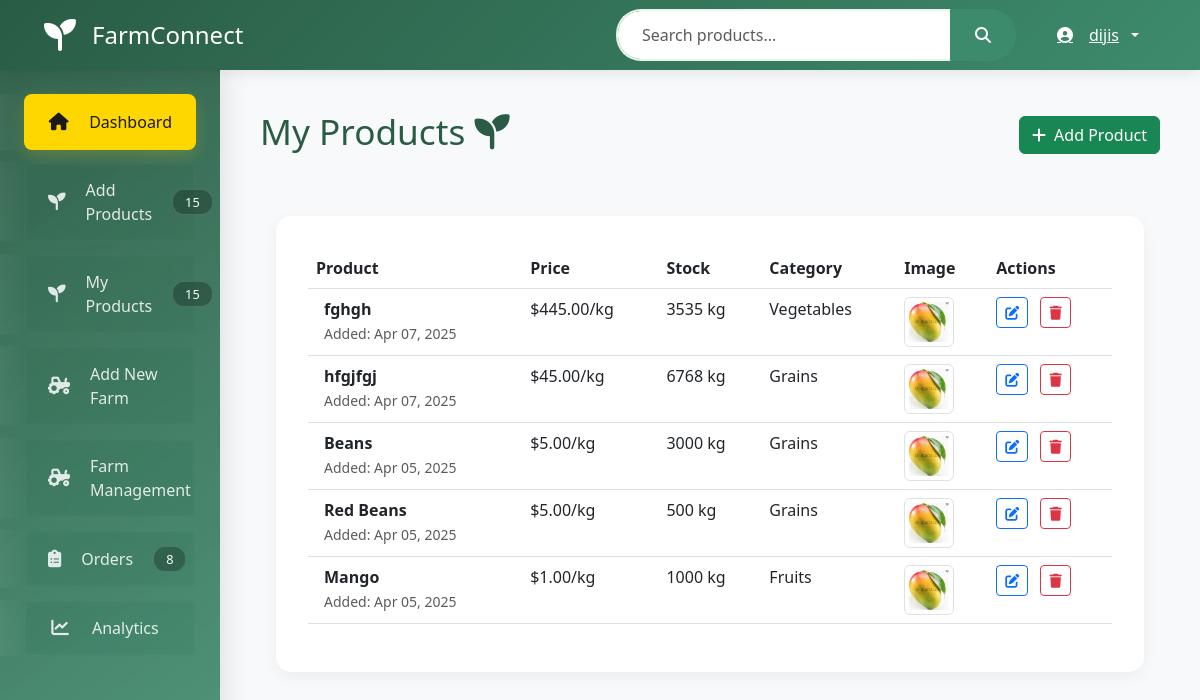
The page /dashboard/my-products/ (signed in) on the database as committed earlier.
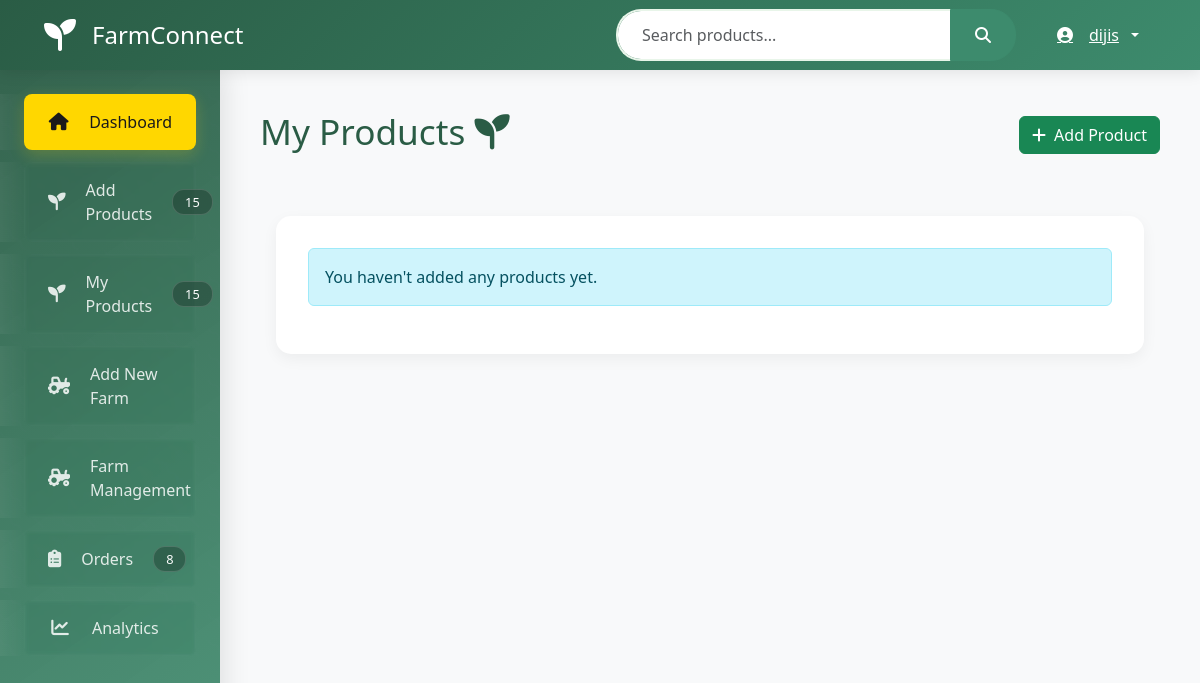
The same page on the database as committed later.
### core/models.py (models this page shows, shortened)
class CustomUser(AbstractUser):
    ROLE_CHOICES = (
        ('farmer', 'Farmer'),
        ('buyer', 'Buyer'),
    )
    role = models.CharField(max_length=10, choices=ROLE_CHOICES)

class Product(models.Model):
    CATEGORY_CHOICES = [
        ('Grains', 'Grains'),
        ('Vegetables', 'Vegetables'),
        ('Fruits', 'Fruits'),
        ('Dairy', 'Dairy'),
    ]
    farmer = models.ForeignKey(settings.AUTH_USER_MODEL, on_delete=models.CASCADE)
    name = models.CharField(max_length=100)
    category = models.CharField(max_length=20, choices=CATEGORY_CHOICES)
    price_per_kg = models.DecimalField(max_digits=8, decimal_places=2)
    description = models.TextField()
    stock_quantity = models.PositiveIntegerField()
    harvest_date = models.DateField()
    location = models.CharField(max_length=200, verbose_name="Farm Location", null=True)  # Add null
    is_organic = models.BooleanField(default=False)
    image = models.ImageField(upload_to='product_images/', null=True, blank=True)
    created_at = models.DateTimeField(auto_now_add=True)

### core/views.py (the view)
# urls.py: path('dashboard/my-products/', views.my_products, name='my_products'),
@login_required
def my_products(request):
    products = Product.objects.filter(farmer=request.user).order_by('-created_at')
    return render(request, 'core/my_products.html', {'products': products})

### core/templates/core/my_products.html
{% extends 'core/dashboard_base.html' %} {% block content %}
<div class="dashboard-header d-flex justify-content-between align-items-center">
  <h1>My Products <i class="fas fa-seedling"></i></h1>
  <a href="{% url 'add_product' %}" class="btn btn-success">
    <i class="fas fa-plus me-2"></i>Add Product
  </a>
</div>
<div class="dashboard-grid mt-4">
  <div class="dashboard-card">
    {% if products %}
    <div class="table-responsive">
      <table class="table table-hover">
        <thead>
          <tr>
            <th>Product</th>
            <th>Price</th>
            <th>Stock</th>
            <th>Category</th>
            <th>Image</th>
            <th>Actions</th>
          </tr>
        </thead>
        <tbody>
          {% for product in products %}
          <tr class="hover-effect">
            <td>
              <div class="d-flex align-items-center">
                <div class="ms-2">
                  <strong>{{ product.name }}</strong><br />
                  <small class="text-muted"
                    >Added: {{ product.created_at|date:"M d, Y" }}</small
                  >
                </div>
              </div>
            </td>
            <td>${{ product.price_per_kg }}/kg</td>
            <td>{{ product.stock_quantity }} kg</td>
            <td>{{ product.category }}</td>
            <td>
              {% if product.image %}
              <img
                src="{{ product.image.url }}"
                alt="{{ product.name }}"
                class="img-thumbnail"
                style="height: 50px; width: 50px; object-fit: cover"
              />
              {% else %}
              <span class="text-muted">No image</span>
              {% endif %}
            </td>
            <td>
              <a
                href="{% url 'update_product' product.id %}"
                class="btn btn-sm btn-outline-primary"
              >
                <i class="fas fa-edit"></i>
              </a>
              <a
                href="{% url 'delete_product' product.id %}"
                class="btn btn-sm btn-outline-danger ms-2"
                onclick="return confirm('Are you sure you want to delete this product?');"
              >
                <i class="fas fa-trash"></i>
              </a>
            </td>
          </tr>
          {% endfor %}
        </tbody>
      </table>
    </div>
    {% else %}
    <div class="alert alert-info">You haven't added any products yet.</div>
    {% endif %}
  </div>
</div>
{% endblock %}

### core/templates/core/dashboard_base.html (shortened to what this page needs)
<!DOCTYPE html>
<html lang="en">
  <head>
    <link
      href="https://cdn.jsdelivr.net/npm/bootstrap@5.3.0/dist/css/bootstrap.min.css"
      rel="stylesheet"
    />
    <link
      rel="stylesheet"
      href="https://cdnjs.cloudflare.com/ajax/libs/font-awesome/6.4.0/css/all.min.css"
    />
    {% load static %}
    <link rel="stylesheet" href="{% static 'core/css/dashboard.css' %}" />
  </head>
  <body class="dashboard-body">
    <nav class="dashboard-nav navbar navbar-expand-lg fixed-top">
      <div class="container-fluid">
        <div class="nav-brand">
          <i class="fas fa-seedling"></i>
          <span>FarmConnect</span>
        </div>
        <div class="nav-controls d-flex align-items-center gap-4">
          <form class="d-flex search-form" role="search">
            <div class="input-group">
              <input
                type="search"
                class="form-control search-input"
                placeholder="Search products..."
                aria-label="Search"
              />
              <button class="btn btn-success search-btn" type="submit">
                <i class="fas fa-search"></i>
              </button>
            </div>
          </form>
          <div class="dropdown">
            <button
              class="btn btn-link dropdown-toggle profile-btn"
              type="button"
              id="profileDropdown"
              data-bs-toggle="dropdown"
              aria-expanded="false"
            >
              <i class="fas fa-user-circle me-2"></i>
              <span>{{ user.username }}</span>
            </button>
          </div>
        </div>
      </div>
    </nav>
    <div class="dashboard-container">
      <aside class="dashboard-sidebar">
        <nav class="sidebar-nav">
          <ul class="nav-list">
            <li class="nav-item active">
              <a href="{% url 'dashboard' %}">
                <i class="fas fa-home"></i>
                <span>Dashboard</span>
              </a>
            </li>
            {% if user.role == 'farmer' %}
            <li class="nav-item">
              <a href="{% url 'add_product' %}">
                <i class="fas fa-seedling"></i>
                <span>Add Products</span>
                <span class="badge">15</span>
              </a>
            </li>
            <li class="nav-item">
              <a href="{% url 'my_products' %}">
                <i class="fas fa-seedling"></i>
                <span>My Products</span>
                <span class="badge">15</span>
              </a>
            </li>
            <li class="nav-item">
              <a href="{% url 'add_farm' %}">
                <i class="fas fa-tractor"></i>
                <span>Add New Farm</span>
              </a>
            </li>
            <li class="nav-item">
              <a href="{% url 'farm_management' %}">
                <i class="fas fa-tractor"></i>
                <span>Farm Management</span>
              </a>
            </li>
            <li class="nav-item">
              <a href="{% url 'orders' %}">
                <i class="fas fa-clipboard-list"></i>
                <span>Orders</span>
                <span class="badge">8</span>
              </a>
            </li>
            <li class="nav-item">
              <a href="#">
                <i class="fas fa-chart-line"></i>
                <span>Analytics</span>
              </a>
            </li>
            {% endif %}
          </ul>
        </nav>
      </aside>
      <main class="dashboard-main">{% block content %}{% endblock %}</main>
    </div>
  </body>
</html>

### core/static/core/css/dashboard.css (style rules this page uses)
:root { --primary-green: #2a5c45; --secondary-green: #3d8b6d; --accent-mint: #e8f5e9; --dark-black: #1a1a1a; --gold-wheat: #ffd700; --transition: all 0.3s cubic-bezier(0.4, 0, 0.2, 1); }
.dashboard-body { background: #f8f9fa; padding-top: 70px; }
.dashboard-nav { background: linear-gradient( 135deg, var(--primary-green), var(--secondary-green) ); padding: 1rem 2rem; box-shadow: 0 2px 15px rgba(0, 0, 0, 0.1); height: 70px; position: fixed; width: 100%; top: 0; z-index: 1000; }
.nav-brand { display: flex; align-items: center; gap: 1rem; color: white; font-size: 1.5rem; }
.nav-brand i { font-size: 2rem; }
.dashboard-sidebar { width: 280px; background: linear-gradient(145deg, rgba(42, 92, 69, 0.95) 0%, rgba(61, 139, 109, 0.9) 100%); height: calc(100vh - 70px); position: fixed; left: 0; top: 70px; box-shadow: 5px 0 25px rgba(0, 0, 0, 0.1); z-index: 999; overflow-y: auto; backdrop-filter: blur(5px); padding: 1.5rem 0; }
.sidebar-nav { padding: 0 1.5rem; position: relative; }
.sidebar-nav::before { content: ''; position: absolute; top: 0; left: 0; right: 0; bottom: 0; opacity: 0.15; z-index: -1; }
.nav-list { list-style: none; padding: 0; margin: 0; }
.nav-item { margin-bottom: 0.75rem; position: relative; }
.nav-item a { display: flex; align-items: center; gap: 1.25rem; padding: 1rem 1.5rem; color: rgba(255, 255, 255, 0.85); text-decoration: none; border-radius: 8px; transition: var(--transition); backdrop-filter: blur(2px); background: rgba(255, 255, 255, 0.05); }
.nav-item a::before { content: ''; position: absolute; left: -100%; top: 0; width: 100%; height: 100%; background: linear-gradient(90deg, transparent, rgba(255, 255, 255, 0.15), transparent); transition: var(--transition); }
.nav-item.active a { background: var(--gold-wheat); color: var(--dark-black) !important; box-shadow: 0 5px 15px rgba(255, 215, 0, 0.2); }
.nav-item i { width: 24px; text-align: center; font-size: 1.1rem; }
.badge { background: rgba(0, 0, 0, 0.25); color: white; padding: 0.35rem 0.75rem; border-radius: 12px; font-size: 0.8rem; font-weight: 500; margin-left: auto; border: 1px solid rgba(255, 255, 255, 0.15); }
.dashboard-main { margin-left: 280px; padding: 2.5rem; min-height: calc(100vh - 70px); transition: var(--transition); }
.search-form .input-group { width: 400px; transition: var(--transition); }
.search-input { border: 2px solid var(--accent-mint); border-right: none; border-radius: 25px 0 0 25px !important; padding: 0.75rem 1.5rem; }
.search-btn { border-radius: 0 25px 25px 0 !important; padding: 0.75rem 1.5rem; background: var(--secondary-green); border-color: var(--secondary-green); }
.profile-btn { color: white !important; padding: 0.5rem 1rem !important; display: flex; align-items: center; gap: 0.5rem; }
@media (max-width: 1200px) { .dashboard-sidebar { width: 220px; } }
@media (max-width: 1200px) { .dashboard-main { margin-left: 220px; } }
.dashboard-header { margin-bottom: 2.5rem; text-align: center; }
.dashboard-header h1 { color: var(--primary-green); font-size: 2.2rem; margin-bottom: 0.5rem; }
.dashboard-grid { display: grid; grid-template-columns: repeat(auto-fit, minmax(300px, 1fr)); gap: 2rem; padding: 1rem; }
.dashboard-card { background: white; padding: 2rem; border-radius: 15px; box-shadow: 0 5px 15px rgba(0, 0, 0, 0.05); transition: var(--transition); position: relative; overflow: hidden; }

Rows that differ between the two databases and show on the page:
removed Product: name "fghgh", created_at "Apr 07, 2025", price_per_kg "445.00", stock_quantity "3535", category "Vegetables", image (picture)
removed Product: name "hfgjfgj", created_at "Apr 07, 2025", price_per_kg "45.00", stock_quantity "6768", category "Grains", image (picture)
removed Product: name "Beans", created_at "Apr 05, 2025", price_per_kg "5.00", stock_quantity "3000", category "Grains", image (picture)
removed Product: name "Red Beans", created_at "Apr 05, 2025", price_per_kg "5.00", stock_quantity "500", category "Grains", image (picture)
removed Product: name "Mango", created_at "Apr 05, 2025", price_per_kg "1.00", stock_quantity "1000", category "Fruits", image (picture)
Other text that changed with them:
text no longer shown: "Product Price Stock Category Image Actions"
text now shown: "You haven't added any products yet."
